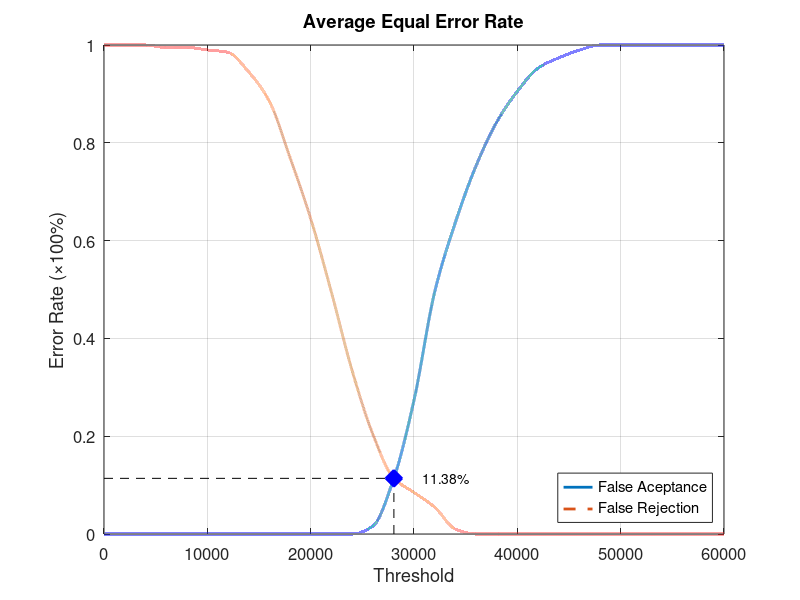
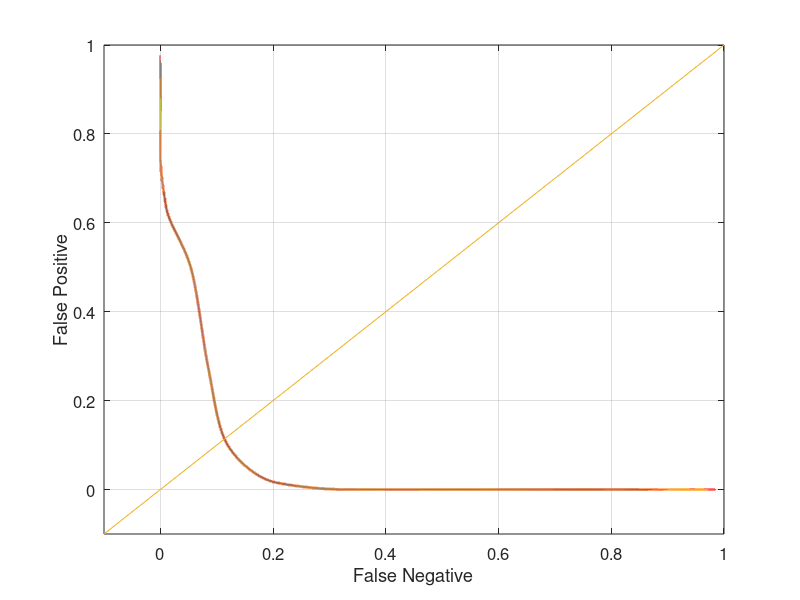

Write the MATLAB code that produced these figures, in order.
function yEER = Database5_4
close all;
clear;
clc;
x = 0:2000:60000;
xq = 0:0.5:60000;

y0 = [0 0 0 0 0 0 0 0 0 0 0 0 0 0.0157895 0.110526 0.273684 0.494737 0.636842 0.752632 0.842105 0.905263 0.952632 0.973684 0.989474 1 1 1 1 1 1 1];
yy0 = interp1(x, y0, xq, 'pchip');
y1 = [1 1 1 0.995 0.995 0.99 0.985 0.945 0.885 0.77 0.645 0.495 0.335 0.205 0.115 0.085 0.055 0.01 0 0 0 0 0 0 0 0 0 0 0 0 0];
yy1 = interp1(x, y1, xq, 'pchip');

% Calculating EER: 
y2 = abs(y0 - y1);
find(y2 == min(y2))
yy2 = abs(yy0 - yy1);
xEER = find(yy2 == min(yy2));
xEERIndex = xq(xEER) % X-axis EER
yEER = yy0(xEER) % Y-axis EER

main = figure
plot(xq, yy0,'-','LineWidth', 2);	hold on
plot(xq, yy1,'--','LineWidth', 2);	hold on
plot([xEERIndex xEERIndex], [0 yEER], 'k--');	hold on
plot([0 xEERIndex], [yEER yEER], 'k--');	hold on
plot(xEERIndex, yEER, 'bx', 'LineWidth', 10);	hold on
text(xEERIndex + 10 * xEERIndex / 100, yEER, [num2str(round((10000 * yEER)) / 100) '%'])
legend('False Aceptance', 'False Rejection', 'Location', 'SouthEast')
xlabel('Threshold')
ylabel('Error Rate (\times100%)')
title('Average Equal Error Rate')
set(gca, 'FontSize', 12)
axis([0 60000 0 1])
grid on

print(main, 'Database5_4Main', '-dpng');
FNRxFPR = figure('Color', [1 1 1]);
plot(yy1, yy0, '-', yy1, yy0, 'LineWidth', 2);
hold on
y = -0.1:0.1:1
plot(y, y); 
set(gca, 'FontSize', 12)
xlabel('False Negative')
ylabel('False Positive')
axis([-0.1 1 -0.1 1])
set(gca, 'FontSize', 12)
grid on

print(FNRxFPR, 'Database5_4FNRxFPR','-dpng');
end
